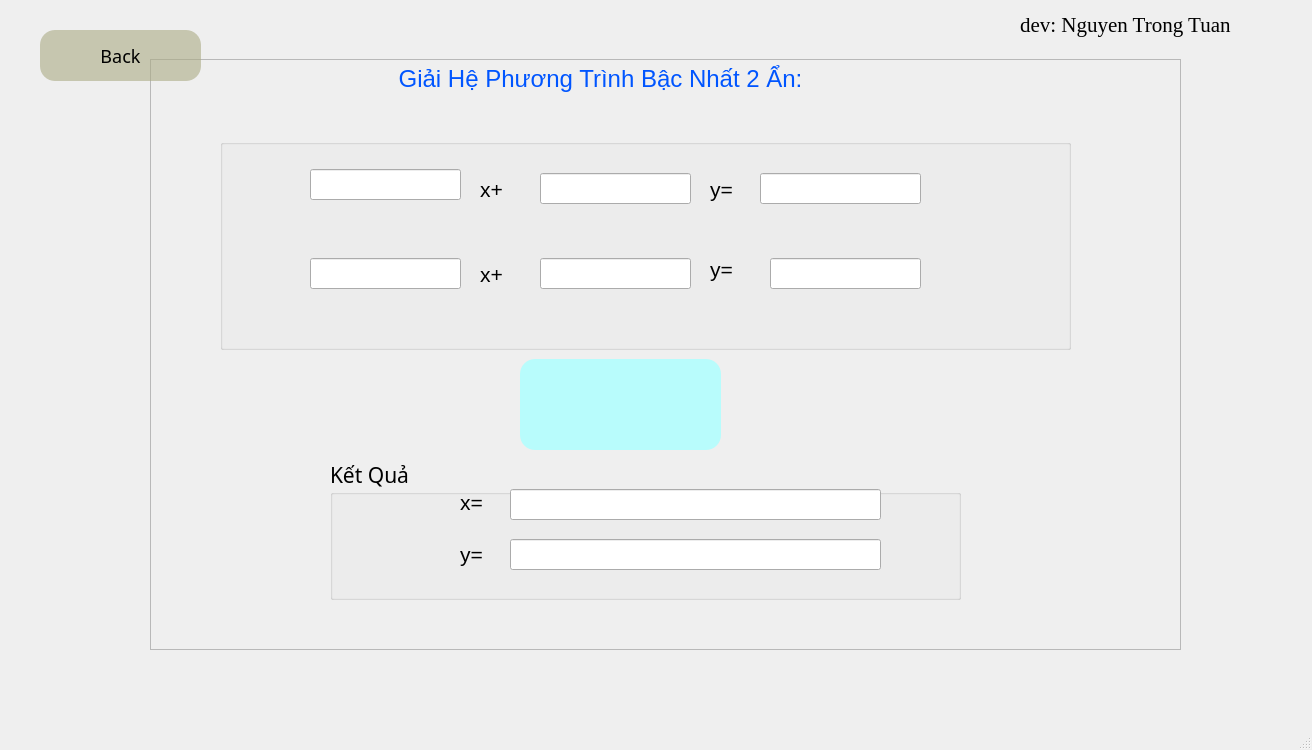
<?xml version="1.0" encoding="UTF-8"?>
<ui version="4.0">
 <class>MainWindow</class>
 <widget class="QMainWindow" name="MainWindow">
  <property name="geometry">
   <rect>
    <x>0</x>
    <y>0</y>
    <width>1312</width>
    <height>750</height>
   </rect>
  </property>
  <property name="windowTitle">
   <string>MainWindow</string>
  </property>
  <property name="styleSheet">
   <string notr="true">#button_back_hpt{font-family:century gothic;font-size:18px;background:rgba(170, 170, 131,0.6);border-radius:15px;}
#button_back_hpt:hover{background-color: rgb(135, 124, 255);}
#ngoac{background-color: rgba(255, 255, 255,0.001);border-radius:20px;}
#button_enter_hpt{background:rgba(170, 255, 255,0.8);border-radius:15px;}
#button_enter_hpt:hover{background:rgb(0, 170, 255);border-radius:10px;}
#inp_a_2 , #inp_b_2 , #inp_c_2,#inp_ap_2 , #inp_bp_2 , #inp_cp_2 , #out_kqx , #out_kqy{font-size:24px;}</string>
  </property>
  <widget class="QWidget" name="centralwidget">
   <widget class="QFrame" name="frame">
    <property name="geometry">
     <rect>
      <x>150</x>
      <y>59</y>
      <width>1031</width>
      <height>591</height>
     </rect>
    </property>
    <property name="styleSheet">
     <string notr="true"/>
    </property>
    <property name="frameShape">
     <enum>QFrame::StyledPanel</enum>
    </property>
    <property name="frameShadow">
     <enum>QFrame::Raised</enum>
    </property>
    <widget class="QGroupBox" name="groupBox">
     <property name="geometry">
      <rect>
       <x>70</x>
       <y>80</y>
       <width>851</width>
       <height>211</height>
      </rect>
     </property>
     <property name="title">
      <string/>
     </property>
     <widget class="QLabel" name="label_12">
      <property name="geometry">
       <rect>
        <x>490</x>
        <y>110</y>
        <width>41</width>
        <height>41</height>
       </rect>
      </property>
      <property name="font">
       <font>
        <pointsize>16</pointsize>
       </font>
      </property>
      <property name="text">
       <string>y=</string>
      </property>
     </widget>
     <widget class="QLineEdit" name="inp_b_2">
      <property name="geometry">
       <rect>
        <x>320</x>
        <y>34</y>
        <width>151</width>
        <height>31</height>
       </rect>
      </property>
      <property name="text">
       <string/>
      </property>
     </widget>
     <widget class="QLabel" name="label_13">
      <property name="geometry">
       <rect>
        <x>260</x>
        <y>35</y>
        <width>51</width>
        <height>31</height>
       </rect>
      </property>
      <property name="font">
       <font>
        <pointsize>16</pointsize>
       </font>
      </property>
      <property name="text">
       <string>x+</string>
      </property>
     </widget>
     <widget class="QLabel" name="label_14">
      <property name="geometry">
       <rect>
        <x>490</x>
        <y>30</y>
        <width>41</width>
        <height>41</height>
       </rect>
      </property>
      <property name="font">
       <font>
        <pointsize>16</pointsize>
       </font>
      </property>
      <property name="text">
       <string>y=</string>
      </property>
     </widget>
     <widget class="QLineEdit" name="inp_cp_2">
      <property name="geometry">
       <rect>
        <x>550</x>
        <y>119</y>
        <width>151</width>
        <height>31</height>
       </rect>
      </property>
      <property name="text">
       <string/>
      </property>
     </widget>
     <widget class="QLineEdit" name="inp_bp_2">
      <property name="geometry">
       <rect>
        <x>320</x>
        <y>119</y>
        <width>151</width>
        <height>31</height>
       </rect>
      </property>
      <property name="text">
       <string/>
      </property>
     </widget>
     <widget class="QLineEdit" name="inp_a_2">
      <property name="geometry">
       <rect>
        <x>90</x>
        <y>30</y>
        <width>151</width>
        <height>31</height>
       </rect>
      </property>
      <property name="text">
       <string/>
      </property>
     </widget>
     <widget class="QLineEdit" name="inp_ap_2">
      <property name="geometry">
       <rect>
        <x>90</x>
        <y>119</y>
        <width>151</width>
        <height>31</height>
       </rect>
      </property>
      <property name="text">
       <string/>
      </property>
     </widget>
     <widget class="QLabel" name="label_15">
      <property name="geometry">
       <rect>
        <x>260</x>
        <y>120</y>
        <width>41</width>
        <height>31</height>
       </rect>
      </property>
      <property name="font">
       <font>
        <pointsize>16</pointsize>
       </font>
      </property>
      <property name="text">
       <string>x+</string>
      </property>
     </widget>
     <widget class="QLineEdit" name="inp_c_2">
      <property name="geometry">
       <rect>
        <x>540</x>
        <y>34</y>
        <width>161</width>
        <height>31</height>
       </rect>
      </property>
      <property name="text">
       <string/>
      </property>
     </widget>
     <widget class="QPushButton" name="ngoac">
      <property name="geometry">
       <rect>
        <x>40</x>
        <y>-30</y>
        <width>51</width>
        <height>241</height>
       </rect>
      </property>
      <property name="locale">
       <locale language="Ewe" country="Ghana"/>
      </property>
      <property name="text">
       <string/>
      </property>
      <property name="icon">
       <iconset resource="image.qrc">
        <normaloff>:/picture/.icon_nnhon.png</normaloff>:/picture/.icon_nnhon.png</iconset>
      </property>
      <property name="iconSize">
       <size>
        <width>100</width>
        <height>110</height>
       </size>
      </property>
     </widget>
    </widget>
    <widget class="QGroupBox" name="groupBox_2">
     <property name="geometry">
      <rect>
       <x>180</x>
       <y>400</y>
       <width>631</width>
       <height>141</height>
      </rect>
     </property>
     <property name="font">
      <font>
       <family>Bahnschrift Light</family>
       <pointsize>16</pointsize>
      </font>
     </property>
     <property name="title">
      <string>Kết Quả</string>
     </property>
     <widget class="QLineEdit" name="out_kqx">
      <property name="geometry">
       <rect>
        <x>180</x>
        <y>30</y>
        <width>371</width>
        <height>31</height>
       </rect>
      </property>
      <property name="text">
       <string/>
      </property>
     </widget>
     <widget class="QLineEdit" name="out_kqy">
      <property name="geometry">
       <rect>
        <x>180</x>
        <y>80</y>
        <width>371</width>
        <height>31</height>
       </rect>
      </property>
      <property name="text">
       <string/>
      </property>
     </widget>
     <widget class="QLabel" name="label_10">
      <property name="geometry">
       <rect>
        <x>130</x>
        <y>28</y>
        <width>47</width>
        <height>31</height>
       </rect>
      </property>
      <property name="font">
       <font>
        <pointsize>14</pointsize>
       </font>
      </property>
      <property name="text">
       <string>&lt;html&gt;&lt;head/&gt;&lt;body&gt;&lt;p&gt;&lt;span style=&quot; font-size:16pt;&quot;&gt;x=&lt;/span&gt;&lt;/p&gt;&lt;/body&gt;&lt;/html&gt;</string>
      </property>
     </widget>
     <widget class="QLabel" name="label_11">
      <property name="geometry">
       <rect>
        <x>130</x>
        <y>75</y>
        <width>51</width>
        <height>41</height>
       </rect>
      </property>
      <property name="font">
       <font>
        <pointsize>14</pointsize>
       </font>
      </property>
      <property name="text">
       <string>&lt;html&gt;&lt;head/&gt;&lt;body&gt;&lt;p&gt;&lt;span style=&quot; font-size:16pt;&quot;&gt;y=&lt;/span&gt;&lt;/p&gt;&lt;/body&gt;&lt;/html&gt;</string>
      </property>
     </widget>
    </widget>
    <widget class="QPushButton" name="button_enter_hpt">
     <property name="geometry">
      <rect>
       <x>370</x>
       <y>300</y>
       <width>201</width>
       <height>91</height>
      </rect>
     </property>
     <property name="font">
      <font>
       <pointsize>14</pointsize>
      </font>
     </property>
     <property name="text">
      <string/>
     </property>
     <property name="icon">
      <iconset resource="image.qrc">
       <normaloff>:/picture/.icon_enter.png</normaloff>:/picture/.icon_enter.png</iconset>
     </property>
     <property name="iconSize">
      <size>
       <width>99</width>
       <height>99</height>
      </size>
     </property>
    </widget>
    <widget class="QLabel" name="label_2">
     <property name="geometry">
      <rect>
       <x>180</x>
       <y>0</y>
       <width>541</width>
       <height>41</height>
      </rect>
     </property>
     <property name="text">
      <string>&lt;html&gt;&lt;head/&gt;&lt;body&gt;&lt;p align=&quot;center&quot;&gt;&lt;span style=&quot; font-size:18pt; color:#0055ff;&quot;&gt;Giải Hệ Phương Trình Bậc Nhất 2 Ẩn:&lt;/span&gt;&lt;/p&gt;&lt;/body&gt;&lt;/html&gt;</string>
     </property>
    </widget>
   </widget>
   <widget class="QPushButton" name="button_back_hpt">
    <property name="geometry">
     <rect>
      <x>40</x>
      <y>30</y>
      <width>161</width>
      <height>51</height>
     </rect>
    </property>
    <property name="font">
     <font>
      <family>century gothic</family>
      <pointsize>-1</pointsize>
     </font>
    </property>
    <property name="text">
     <string>Back</string>
    </property>
    <property name="icon">
     <iconset resource="image.qrc">
      <normaloff>:/picture/.icon_back.png</normaloff>:/picture/.icon_back.png</iconset>
    </property>
    <property name="iconSize">
     <size>
      <width>35</width>
      <height>35</height>
     </size>
    </property>
   </widget>
   <widget class="QLabel" name="label_16">
    <property name="geometry">
     <rect>
      <x>1020</x>
      <y>10</y>
      <width>271</width>
      <height>31</height>
     </rect>
    </property>
    <property name="font">
     <font>
      <family>Times New Roman</family>
      <pointsize>14</pointsize>
     </font>
    </property>
    <property name="text">
     <string>&lt;html&gt;&lt;head/&gt;&lt;body&gt;&lt;p&gt;&lt;span style=&quot; font-size:16pt;&quot;&gt;dev: Nguyen Trong Tuan&lt;/span&gt;&lt;/p&gt;&lt;/body&gt;&lt;/html&gt;</string>
    </property>
   </widget>
  </widget>
  <widget class="QMenuBar" name="menubar">
   <property name="geometry">
    <rect>
     <x>0</x>
     <y>0</y>
     <width>1312</width>
     <height>26</height>
    </rect>
   </property>
  </widget>
  <widget class="QStatusBar" name="statusbar"/>
 </widget>
 <resources>
  <include location="image.qrc"/>
 </resources>
 <connections/>
</ui>
